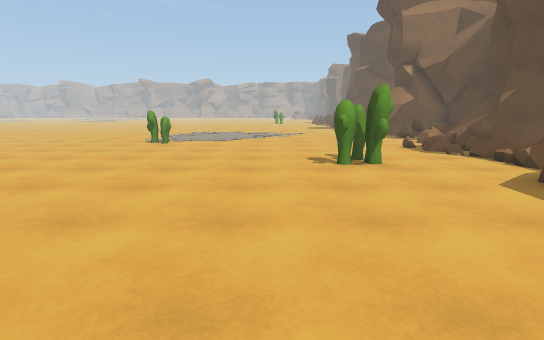
View 1 (above)

24 first-person views from a walk through a Unity game level. The camera is 1.4 m above the floor, tilts 10° down and sees 80° across. The floor is counted in squares, 1 m on a side. Each view is taken from the middle of a square. On the plan, view 1 faces up. The plan holds only what a view shows up to about 15 squares ahead; the rest is blank. The place goes on beyond the plan. Surface patterns are stand-ins for the level's own textures.

View 2
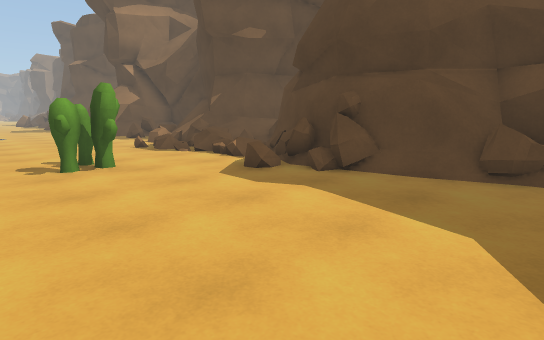

View 3
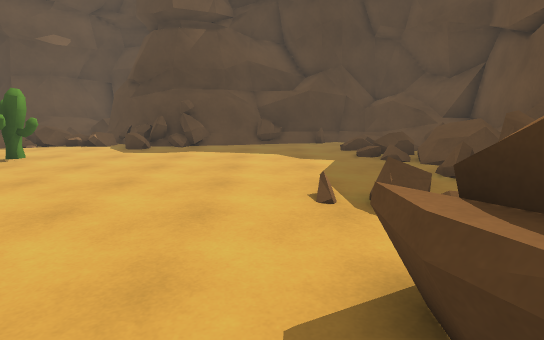

View 4
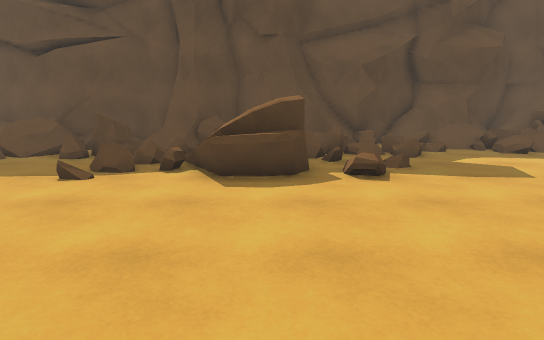

View 5
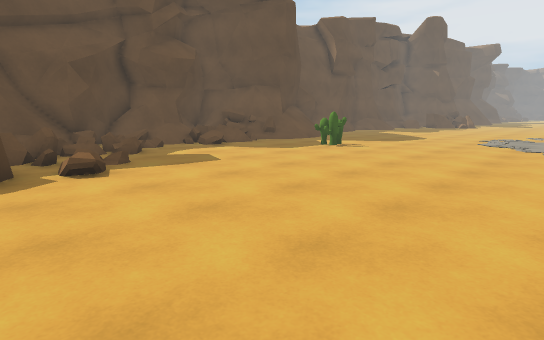

View 6
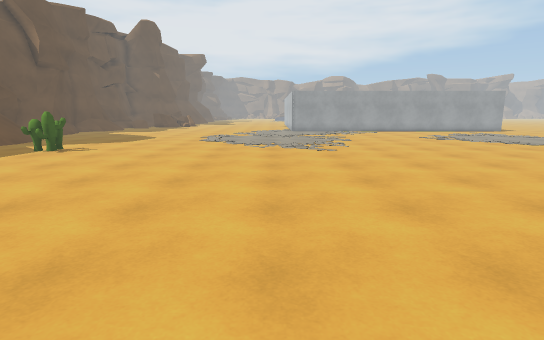

View 7
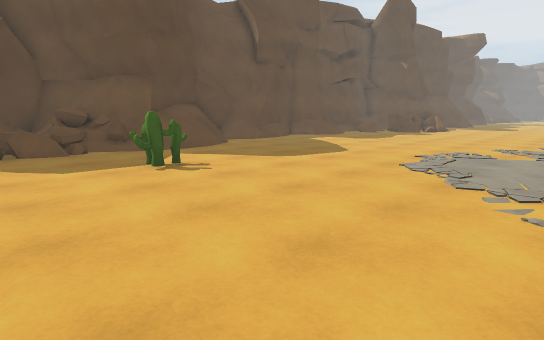

View 8
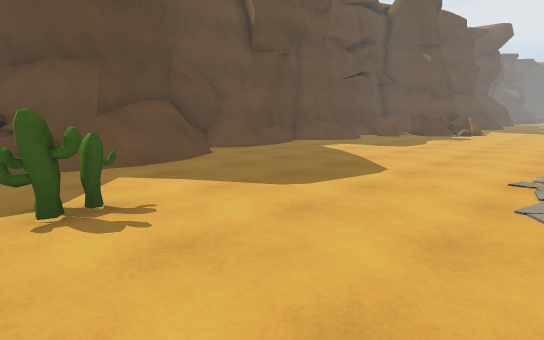

View 9
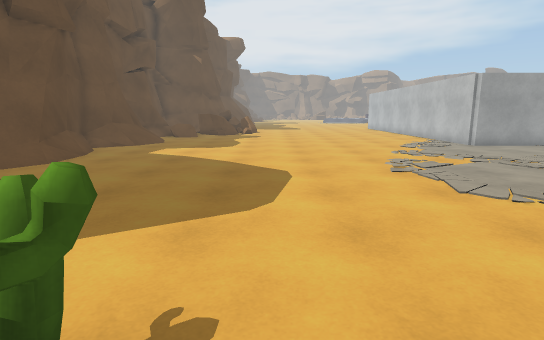

View 10
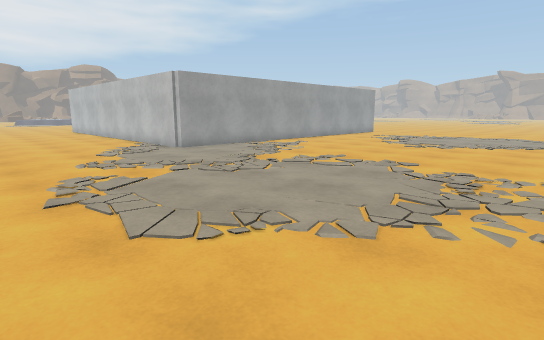

View 11
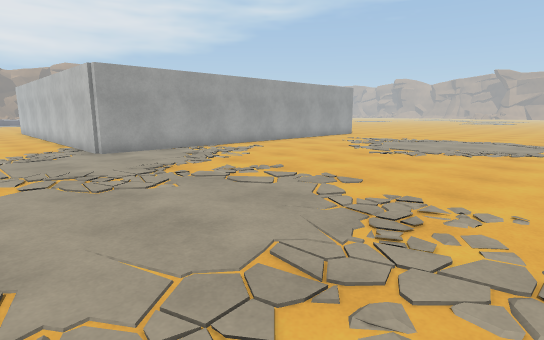

View 12
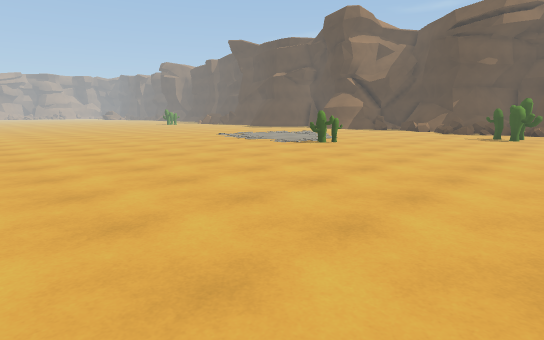

View 13
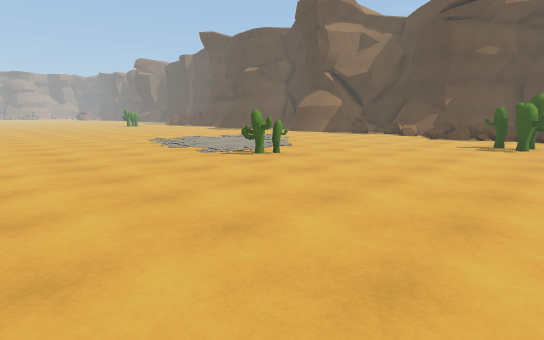

View 14
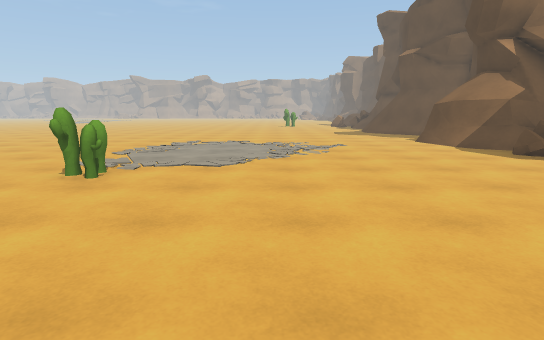

View 15
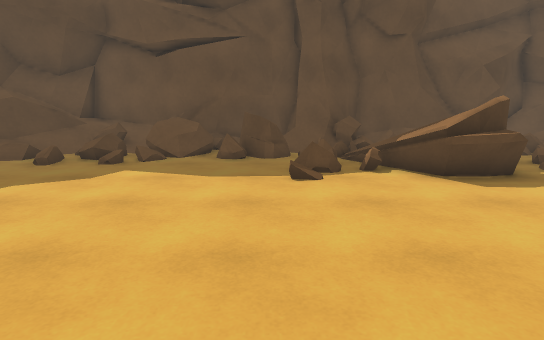

View 16
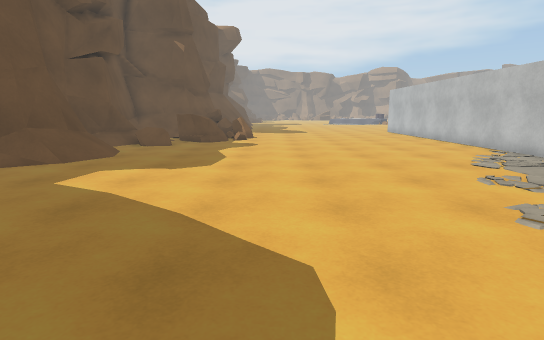

View 17
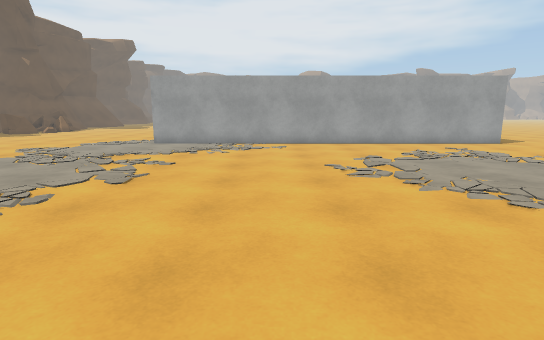

View 18
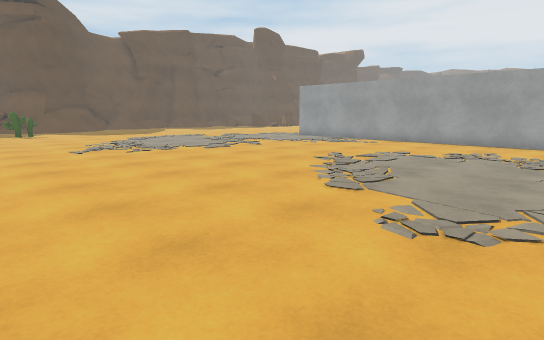

View 19
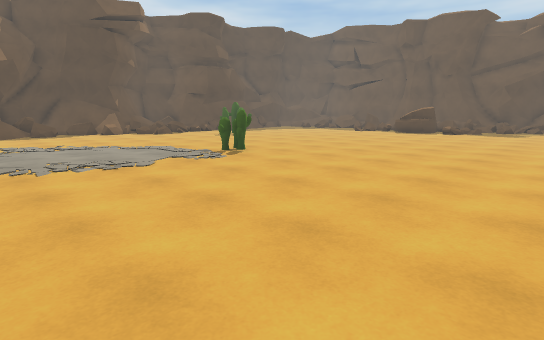

View 20
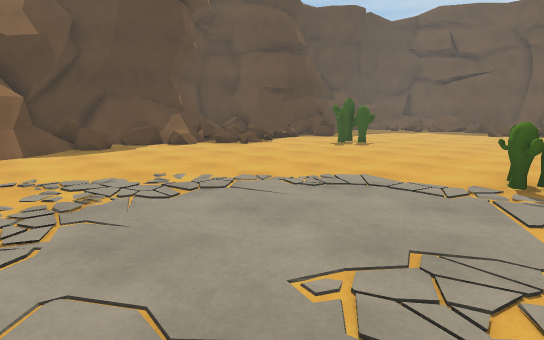

View 21
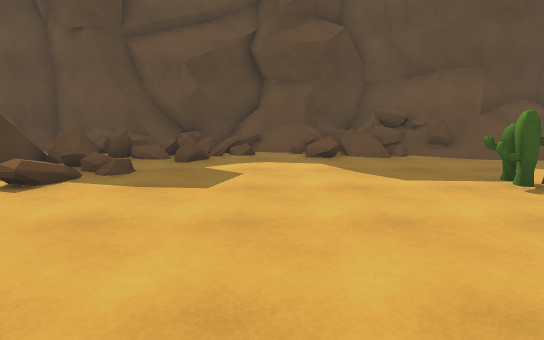

View 22
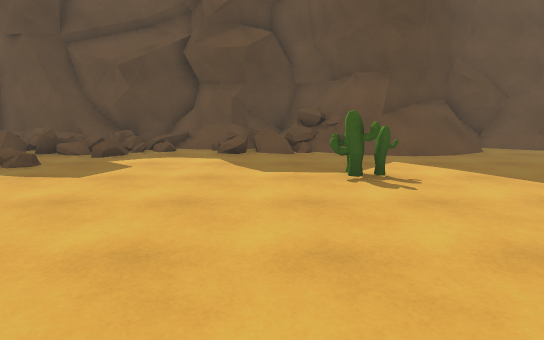

View 23
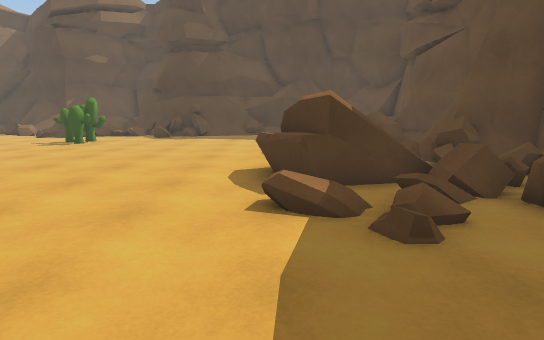

View 24
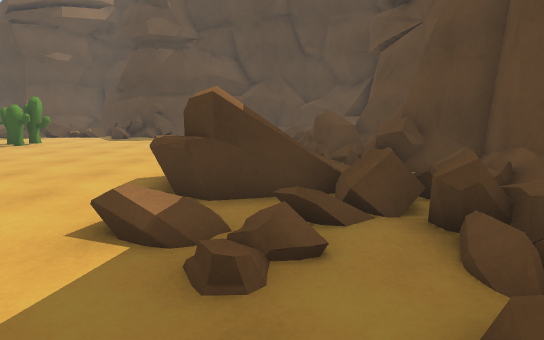

### Floor plan
Key: @ floor where view 1 was taken; # wall or solid block; x gap in a wall; . main floor; : floor 0.25 m higher than the main floor; + floor 0.5 m higher than the main floor; * floor 0.75 m higher than the main floor; % floor 1 m higher than the main floor; / step, stairs or slope; = window, fence, low wall or low ledge; ^ raised ledge; C cactus; O other object.
Columns run from 37 left of view 1 to 8 right of it. Each row starts with its distance up from view 1.
 23       #...... ..............................#
 22       #.....................................##
 21       #.....................................#^
 20       #......................................O
 19       #......................................=
 18       #.......................................
 17       #......................................=
 16       #.........................C............=
 15       #........................CC...........==
 14       #.....................................#=
 13       #......................................
 12       #..................................../.
 11       #..................................../x
 10 #######.................................C....
  9 .......................................CC...O
  8 .......................................CC...##
  7 ............................................=#
  6 ...........................................###
  5 ............................................##
  4 ............................................^#
  3 .............................................#
  2 .............................................#
  1 .............................................=
  0 ..................CCC........O===....@........
 -1 ...................C.........O###..=.........=
 -2 ............................:.#=*+//..........
 -3 .............................#==+:#/xx=x##..O
 -4 =/.............//////.//..##x===....^^=^^#..=#
 -5 =/.////...././////==#==/.:#=:==# ##==#=^===+##
 -6 ## ####/##OO/=/####===#///.O####=########=*%##
 -7 ###  ########### ##=^:###:###################
 -8                   ##=######                 #

Where each view was taken, in squares from view 1:
view 1: 0 up, 0 right, facing up
view 2: 0 up, 0 right, facing up-right
view 3: 1 up, 7 left, facing right
view 4: 7 up, 6 left, facing down
view 5: 8 up, 6 left, facing down-left
view 6: 8 up, 6 left, facing left
view 7: 8 up, 14 left, facing down-left
view 8: 5 up, 17 left, facing down-left
view 9: 1 up, 17 left, facing left
view 10: 3 up, 19 left, facing up-left
view 11: 6 up, 19 left, facing up-left
view 12: 6 up, 18 left, facing up-right
view 13: 7 up, 13 left, facing up-right
view 14: 8 up, 1 left, facing up
view 15: 7 up, 1 left, facing down
view 16: 1 up, 22 left, facing left
view 17: 15 up, 16 left, facing left
view 18: 23 up, 15 left, facing down-left
view 19: 23 up, 15 left, facing down-right
view 20: 23 up, 6 left, facing down-right
view 21: 6 up, 13 left, facing down
view 22: 7 up, 16 left, facing down
view 23: 0 up, 13 left, facing right
view 24: 2 down, 12 left, facing right
